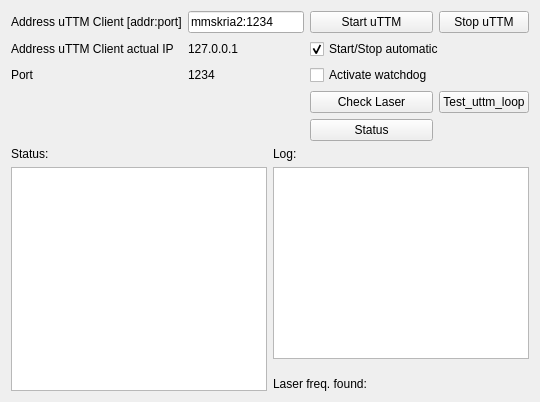
            <widget class="QWidget" name="tab_16">
             <attribute name="title">
              <string>uTTM</string>
             </attribute>
             <layout class="QGridLayout" name="gridLayout_83">
              <item row="0" column="0" rowspan="3">
               <layout class="QGridLayout" name="gridLayout_82">
                <item row="0" column="0">
                 <widget class="QLabel" name="label_113">
                  <property name="text">
                   <string>Address uTTM Client [addr:port]</string>
                  </property>
                 </widget>
                </item>
                <item row="2" column="1">
                 <widget class="QLabel" name="label_uttm_port">
                  <property name="text">
                   <string>1234</string>
                  </property>
                 </widget>
                </item>
                <item row="1" column="0">
                 <widget class="QLabel" name="label_118">
                  <property name="text">
                   <string>Address uTTM Client actual IP</string>
                  </property>
                 </widget>
                </item>
                <item row="2" column="0">
                 <widget class="QLabel" name="label_115">
                  <property name="text">
                   <string>Port</string>
                  </property>
                 </widget>
                </item>
                <item row="0" column="1">
                 <widget class="QLineEdit" name="lineEdit_uttm_addr">
                  <property name="text">
                   <string>mmskria2:1234</string>
                  </property>
                 </widget>
                </item>
                <item row="1" column="1">
                 <widget class="QLabel" name="label_uttm_ip">
                  <property name="text">
                   <string>127.0.0.1</string>
                  </property>
                 </widget>
                </item>
               </layout>
              </item>
              <item row="1" column="1" colspan="2">
               <widget class="QCheckBox" name="checkBox_uttm_auto">
                <property name="enabled">
                 <bool>true</bool>
                </property>
                <property name="text">
                 <string>Start/Stop automatic</string>
                </property>
                <property name="checked">
                 <bool>true</bool>
                </property>
               </widget>
              </item>
              <item row="5" column="0" rowspan="9" colspan="3">
               <layout class="QGridLayout" name="gridLayout_84">
                <item row="0" column="1">
                 <widget class="QLabel" name="label_121">
                  <property name="text">
                   <string>Status:</string>
                  </property>
                 </widget>
                </item>
                <item row="1" column="3">
                 <widget class="QTextEdit" name="textEdit_uttm_log"/>
                </item>
                <item row="3" column="3">
                 <layout class="QGridLayout" name="gridLayout_uttm_preview"/>
                </item>
                <item row="0" column="3">
                 <widget class="QLabel" name="label_114">
                  <property name="text">
                   <string>Log:</string>
                  </property>
                 </widget>
                </item>
                <item row="4" column="3">
                 <widget class="QLabel" name="label_uttm_laser_freq">
                  <property name="sizePolicy">
                   <sizepolicy hsizetype="Preferred" vsizetype="Maximum">
                    <horstretch>0</horstretch>
                    <verstretch>0</verstretch>
                   </sizepolicy>
                  </property>
                  <property name="text">
                   <string>Laser freq. found:</string>
                  </property>
                 </widget>
                </item>
                <item row="1" column="1" rowspan="4">
                 <widget class="QTextEdit" name="textEdit_uttm_status"/>
                </item>
               </layout>
              </item>
              <item row="0" column="1">
               <widget class="QPushButton" name="pushButton_uttm_start">
                <property name="text">
                 <string>Start uTTM</string>
                </property>
               </widget>
              </item>
              <item row="2" column="1">
               <widget class="QCheckBox" name="checkBox_uttm_watchdog">
                <property name="text">
                 <string>Activate watchdog</string>
                </property>
               </widget>
              </item>
              <item row="0" column="2">
               <widget class="QPushButton" name="pushButton_uttm_stop">
                <property name="text">
                 <string>Stop uTTM</string>
                </property>
               </widget>
              </item>
              <item row="4" column="1">
               <widget class="QPushButton" name="pushButton_uttm_status">
                <property name="text">
                 <string>Status</string>
                </property>
               </widget>
              </item>
              <item row="3" column="2">
               <widget class="QPushButton" name="pushButton_uttm_loop">
                <property name="text">
                 <string>Test_uttm_loop</string>
                </property>
               </widget>
              </item>
              <item row="3" column="1">
               <widget class="QPushButton" name="pushButton_uttm_check_laser">
                <property name="text">
                 <string>Check Laser</string>
                </property>
               </widget>
              </item>
             </layout>
            </widget>
